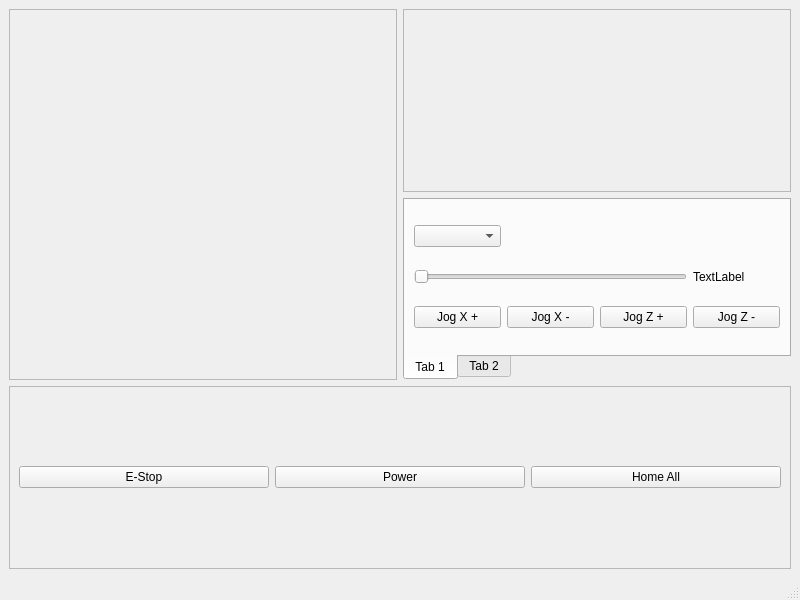
<?xml version="1.0" encoding="UTF-8"?>
<ui version="4.0">
 <class>MainWindow</class>
 <widget class="QMainWindow" name="MainWindow">
  <property name="geometry">
   <rect>
    <x>0</x>
    <y>0</y>
    <width>800</width>
    <height>600</height>
   </rect>
  </property>
  <property name="windowTitle">
   <string>MainWindow</string>
  </property>
  <widget class="QWidget" name="centralwidget">
   <layout class="QGridLayout" name="gridLayout">
    <item row="0" column="1">
     <widget class="QFrame" name="frame_3">
      <property name="frameShape">
       <enum>QFrame::StyledPanel</enum>
      </property>
      <property name="frameShadow">
       <enum>QFrame::Raised</enum>
      </property>
     </widget>
    </item>
    <item row="1" column="1">
     <widget class="QTabWidget" name="tabWidget">
      <property name="sizePolicy">
       <sizepolicy hsizetype="Preferred" vsizetype="Preferred">
        <horstretch>0</horstretch>
        <verstretch>0</verstretch>
       </sizepolicy>
      </property>
      <property name="tabPosition">
       <enum>QTabWidget::South</enum>
      </property>
      <widget class="QWidget" name="tab">
       <attribute name="title">
        <string>Tab 1</string>
       </attribute>
       <layout class="QGridLayout" name="gridLayout_3">
        <item row="2" column="0">
         <widget class="QPushButton" name="jog_plus_pb_0">
          <property name="text">
           <string>Jog X +</string>
          </property>
         </widget>
        </item>
        <item row="2" column="2">
         <widget class="QPushButton" name="jog_plus_pb_1">
          <property name="text">
           <string>Jog Z +</string>
          </property>
         </widget>
        </item>
        <item row="1" column="3">
         <widget class="QLabel" name="jog_vel_lb">
          <property name="text">
           <string>TextLabel</string>
          </property>
         </widget>
        </item>
        <item row="0" column="0">
         <widget class="QComboBox" name="jog_modes_cb"/>
        </item>
        <item row="2" column="3">
         <widget class="QPushButton" name="jog_minus_pb_1">
          <property name="text">
           <string>Jog Z -</string>
          </property>
         </widget>
        </item>
        <item row="2" column="1">
         <widget class="QPushButton" name="jog_minus_pb_0">
          <property name="text">
           <string>Jog X -</string>
          </property>
         </widget>
        </item>
        <item row="1" column="0" colspan="3">
         <widget class="QSlider" name="jog_vel_sl">
          <property name="orientation">
           <enum>Qt::Horizontal</enum>
          </property>
         </widget>
        </item>
       </layout>
      </widget>
      <widget class="QWidget" name="tab_2">
       <attribute name="title">
        <string>Tab 2</string>
       </attribute>
      </widget>
     </widget>
    </item>
    <item row="2" column="0" colspan="2">
     <widget class="QFrame" name="frame">
      <property name="sizePolicy">
       <sizepolicy hsizetype="Preferred" vsizetype="Minimum">
        <horstretch>0</horstretch>
        <verstretch>0</verstretch>
       </sizepolicy>
      </property>
      <property name="frameShape">
       <enum>QFrame::StyledPanel</enum>
      </property>
      <property name="frameShadow">
       <enum>QFrame::Raised</enum>
      </property>
      <layout class="QGridLayout" name="gridLayout_2">
       <item row="0" column="0">
        <widget class="QPushButton" name="estop_pb">
         <property name="text">
          <string>E-Stop</string>
         </property>
        </widget>
       </item>
       <item row="0" column="1">
        <widget class="QPushButton" name="power_pb">
         <property name="text">
          <string>Power</string>
         </property>
        </widget>
       </item>
       <item row="0" column="2">
        <widget class="QPushButton" name="home_all_pb">
         <property name="text">
          <string>Home All</string>
         </property>
        </widget>
       </item>
      </layout>
     </widget>
    </item>
    <item row="0" column="0" rowspan="2">
     <widget class="QFrame" name="plot_widget">
      <property name="frameShape">
       <enum>QFrame::StyledPanel</enum>
      </property>
      <property name="frameShadow">
       <enum>QFrame::Raised</enum>
      </property>
     </widget>
    </item>
   </layout>
  </widget>
  <widget class="QMenuBar" name="menubar">
   <property name="geometry">
    <rect>
     <x>0</x>
     <y>0</y>
     <width>800</width>
     <height>24</height>
    </rect>
   </property>
  </widget>
  <widget class="QStatusBar" name="statusbar"/>
 </widget>
 <resources/>
 <connections/>
</ui>
